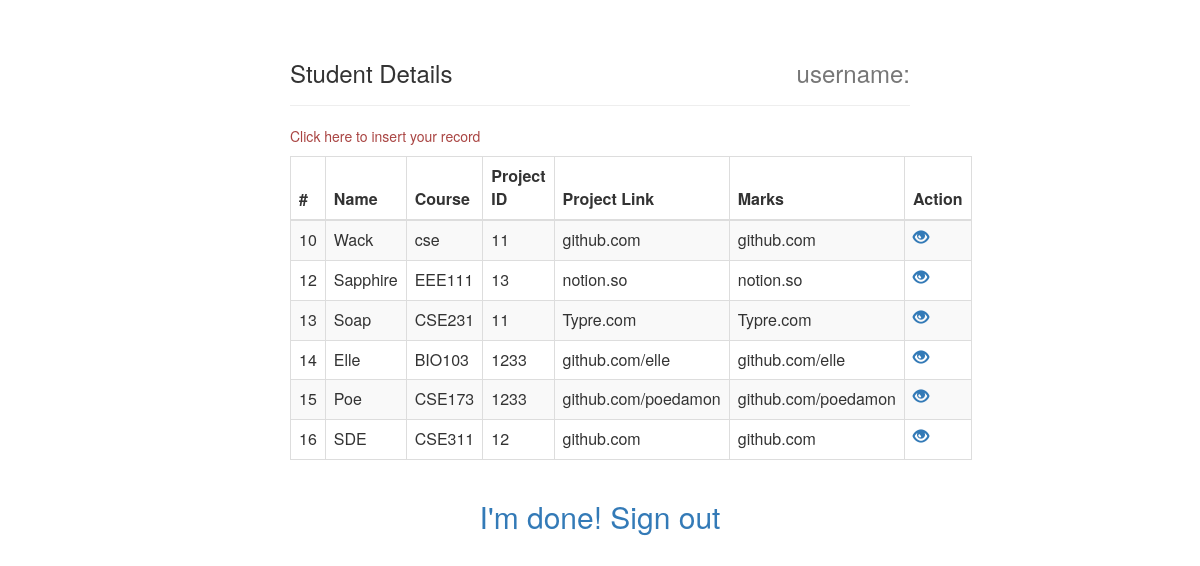
The page /faculty_dashboard.php on the database its author committed.
### tables this page shows
CREATE TABLE `students` (
  `id` int(11) NOT NULL,
  `name` varchar(100) NOT NULL,
  `course` varchar(255) NOT NULL,
  `project_id` int(10) NOT NULL,
  `project_link` varchar(255) NOT NULL,
  `user_id` int(15) NOT NULL,
  `marks` int(11) NOT NULL
);

### faculty_dashboard.php (the view, shortened to what this page needs)
<?php
require_once "connect.php";
$id = $_SESSION["id"];
$username = $_SESSION["username"];
$query = "SELECT * FROM students WHERE user_id='".$id."'";
$result = mysqli_query($link, $query);
$flag = 0;
if(mysqli_num_rows($result) == 0){
    $flag = 1;
}
 ?>
<!DOCTYPE html>
<html >
<head>
    <link rel="stylesheet" href="https://maxcdn.bootstrapcdn.com/bootstrap/3.3.7/css/bootstrap.css">
</head>
<body bgcolor="#def28d">
    <div class="wrapper">
        <div class="container-fluid">
            <div class="row">
                <div class="col-md-12">
                    <div class="page-header clearfix">
                        <h3 class="pull-left">Student Details</h3>
                        <h3 class="pull-right text-muted">username:<span class="text-success"><?php echo $username; ?></span></h3>
                    </div>
                    <p>
                        <?php
                            if ($flag == 1) {
                                echo '<a href="welcome.php" class="text-danger">Click here to insert your record</a></p>';
                            }
                         ?>
                    <?php
                    require_once "connect.php";
                    $sql = "SELECT * FROM students";
                    if($result = mysqli_query($link, $sql)){
                        if(mysqli_num_rows($result) > 0){
                            echo "<table class='table table-bordered table-striped'>";
                                echo "<thead>";
                                    echo "<tr>";
                                        echo "<th>#</th>";
                                        echo "<th>Name</th>";
                                        echo "<th>Course</th>";
                                        echo "<th>Project ID</th>";
                                        echo "<th>Project Link</th>";
                                        echo "<th>Marks</th>";
                                        echo "<th>Action</th>";
                                    echo "</tr>";
                                echo "</thead>";
                                echo "<tbody>";
                                while($row = mysqli_fetch_array($result)){
                                    echo "<tr>";
                                        echo "<td>" . $row['id'] . "</td>";
                                        echo "<td>" . $row['name'] . "</td>";
                                        echo "<td>" . $row['course'] . "</td>";
                                        echo "<td>" . $row['project_id'] . "</td>";
                                        echo "<td>" . $row['project_link'] . "</td>";
                                        echo "<td>" . $row['project_link'] . "</td>";
                                        echo "<td>";
                                            echo "<a href='view.php?id=". $row['id'] ."' title='View Record' data-toggle='tooltip'><span class='glyphicon glyphicon-eye-open'></span></a>";
                                        echo "</td>";
                                    echo "</tr>";
                                }
                                echo "</tbody>";
                            echo "</table>";
                        } else{
                            echo "<p class='lead'><em>No records were found.</em></p>";
                        }
                    } else{
                        echo "ERROR: Could not able to execute $sql. " . mysqli_error($link);
                    }
                    ?>
                </div>
            </div>
        </div>
    </div> <center>
    <p><h2> <a href="logout.php" > I'm done! Sign out</a></h2>
    </p>
    </center>
</body>
</html>

### faculty_dashboard.php (style rules this page uses)
.wrapper { width: 650px; margin: 0 auto; }
table tr td:last-child a { margin-right: 15px; }

### rows shown on the page
students: id "10", name "Wack", course "cse", project "11", project_link "github.com"
students: id "12", name "Sapphire", course "EEE111", project "13", project_link "notion.so"
students: id "13", name "Soap", course "CSE231", project "11", project_link "Typre.com"
students: id "14", name "Elle", course "BIO103", project "1233", project_link "github.com/elle"
students: id "15", name "Poe", course "CSE173", project "1233", project_link "github.com/poedamon"
students: id "16", name "SDE", course "CSE311", project "12", project_link "github.com"
